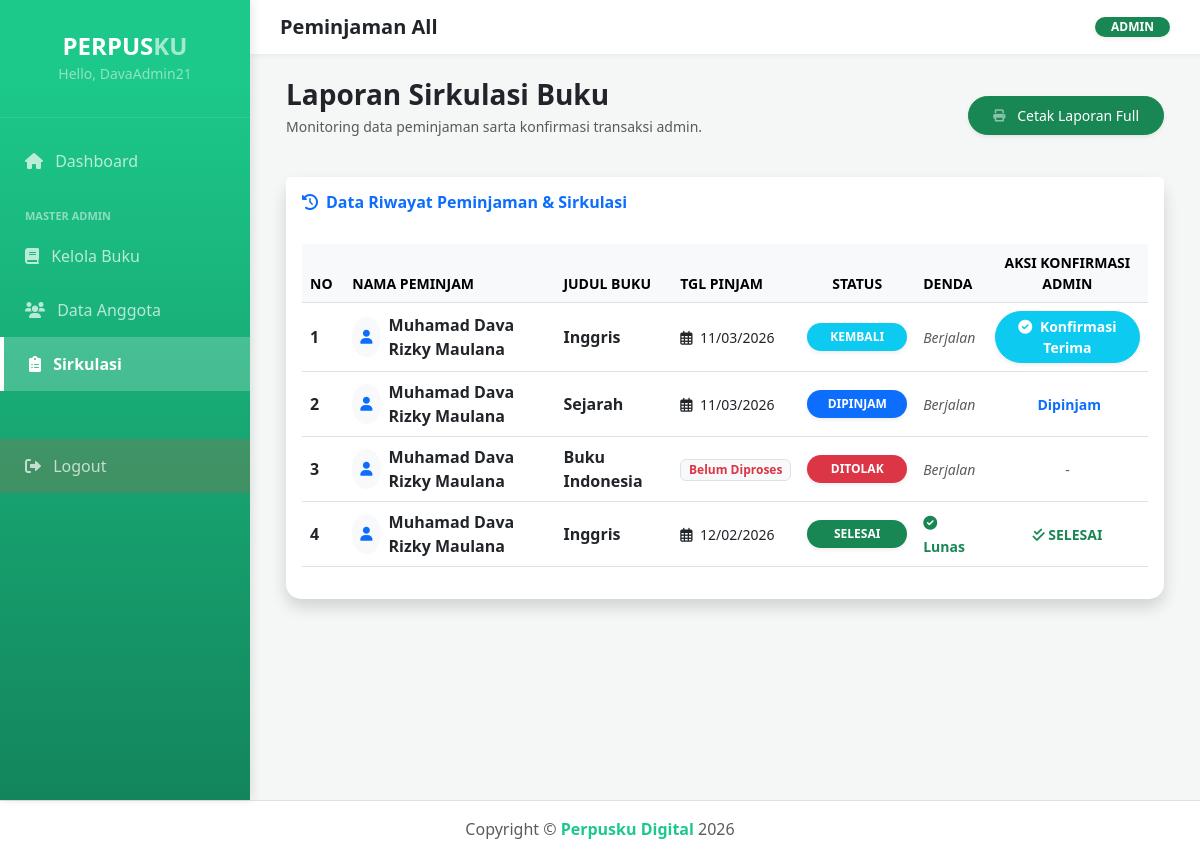
Screenshot of /index.php?page=peminjaman_all (signed in) with the database file from the repository.
### tables this page shows
CREATE TABLE `peminjaman` (
  `id_peminjaman` int(11) NOT NULL,
  `id_user` int(11) DEFAULT NULL,
  `id_buku` int(11) DEFAULT NULL,
  `tanggal_pinjam` date DEFAULT NULL,
  `tanggal_kembali_seharusnya` date DEFAULT NULL,
  `tgl_pengembalian` date DEFAULT NULL,
  `denda` int(11) DEFAULT 0,
  `status` enum('menunggu','dipinjam','kembali','selesai','ditolak') DEFAULT 'menunggu'
);

CREATE TABLE `user` (
  `id_user` int(11) NOT NULL,
  `nama` varchar(100) NOT NULL,
  `username` varchar(50) NOT NULL,
  `password` varchar(255) NOT NULL,
  `role` enum('admin','siswa') DEFAULT 'siswa'
);

CREATE TABLE `buku` (
  `id_buku` int(11) NOT NULL,
  `judul` varchar(255) NOT NULL,
  `penulis` varchar(100) DEFAULT NULL,
  `penerbit` varchar(100) DEFAULT NULL,
  `tahun_terbit` year(4) DEFAULT NULL,
  `stok` int(11) DEFAULT 0,
  `cover` varchar(255) DEFAULT NULL
);

### models/peminjaman.php (called while the page is built, shortened)
<?php
function ambil_laporan_sirkulasi($conn) {
    $sql = "SELECT peminjaman.*, user.nama, buku.judul
            FROM peminjaman
            JOIN user ON peminjaman.id_user = user.id_user
            JOIN buku ON peminjaman.id_buku = buku.id_buku
            ORDER BY peminjaman.id_peminjaman DESC";
    return mysqli_query($conn, $sql);
}
?>

### views/admin/laporan.php (the view, shortened to what this page needs)
<?php
$result = ambil_laporan_sirkulasi($conn);
?>
<div class="container-fluid">
    <div class="d-sm-flex align-items-center justify-content-between mb-4">
        <div>
            <h1 class="h3 mb-1 text-gray-800 fw-bold">Laporan Sirkulasi Buku</h1>
            <p class="text-muted small">Monitoring data peminjaman sarta konfirmasi transaksi admin.</p>
        </div>
        <a href="index.php?page=cetak_laporan" target="_blank" class="btn btn-sm btn-success shadow-sm rounded-pill px-4 py-2">
            <i class="fas fa-print fa-sm text-white-50 me-2"></i> Cetak Laporan Full
        </a>
    </div>
    <div class="card shadow border-0 mb-4" style="border-radius: 15px;">
        <div class="card-header py-3 bg-white border-bottom-0">
            <h6 class="m-0 fw-bold text-primary"><i class="fas fa-history me-2"></i>Data Riwayat Peminjaman & Sirkulasi</h6>
        </div>
        <div class="card-body">
            <div class="table-responsive">
                <table class="table table-hover align-middle">
                    <thead class="table-light">
                        <tr class="text-secondary small text-uppercase">
                            <th width="5%">No</th>
                            <th>Nama Peminjam</th>
                            <th>Judul Buku</th>
                            <th>Tgl Pinjam</th>
                            <th class="text-center">Status</th>
                            <th>Denda</th>
                            <th class="text-center">Aksi Konfirmasi Admin</th>
                        </tr>
                    </thead>
                    <tbody>
                        <?php
                        $no = 1;
                        if ($result && mysqli_num_rows($result) > 0) :
                            while($row = mysqli_fetch_assoc($result)) :
                                $status = $row['status'];
                                $badgeClass = 'bg-secondary text-white';
                                if($status == 'dipinjam') $badgeClass = 'bg-primary text-white';
                                if($status == 'kembali') $badgeClass = 'bg-info text-white';
                                if($status == 'selesai') $badgeClass = 'bg-success text-white';
                                if($status == 'ditolak') $badgeClass = 'bg-danger text-white';
                        ?>
                        <tr>
                            <td class="fw-bold"><?= $no++; ?></td>
                            <td>
                                <div class="d-flex align-items-center">
                                    <div class="rounded-circle bg-light p-2 me-2 text-primary">
                                        <i class="fas fa-user fa-sm"></i>
                                    </div>
                                    <strong><?= htmlspecialchars($row['nama']); ?></strong>
                                </div>
                            </td>
                            <td>
                                <span class="text-dark fw-bold"><?= htmlspecialchars($row['judul']); ?></span>
                            </td>
                            <td>
                                <?php
                                $tgl = $row['tanggal_pinjam'];
                                if($tgl && $tgl != '0000-00-00') : ?>
                                    <span class="small text-dark"><i class="far fa-calendar-alt me-1"></i> <?= date('d/m/Y', strtotime($tgl)); ?></span>
                                <?php else : ?>
                                    <span class="badge bg-light text-danger border small">Belum Diproses</span>
                                <?php endif; ?>
                            </td>
                            <td class="text-center">
                                <span class="badge <?= $badgeClass ?> p-2 px-3 rounded-pill shadow-sm" style="min-width: 100px; font-size: 0.75rem;">
                                    <?= strtoupper(str_replace('_', ' ', $status)); ?>
                                </span>
                            </td>
                            <td>
                                <?php if($status == 'selesai' || ($row['denda'] ?? 0) > 0) : ?>
                                    <?= ($row['denda'] > 0) ? '<span class="text-danger fw-bold small">Rp '.number_format($row['denda']).'</span>' : '<span class="text-success small fw-bold"><i class="fas fa-check-circle"></i> Lunas</span>' ?>
                                <?php else : ?>
                                    <span class="text-muted small"><em>Berjalan</em></span>
                                <?php endif; ?>
                            </td>
                            <td class="text-center">
                                <?php if($status == 'menunggu') : ?>
                                    <div class="btn-group shadow-sm">
                                        <a href="core/proses_pinjam.php?id=<?= $row['id_peminjaman']; ?>&action=setuju" class="btn btn-sm btn-success px-3 fw-bold">SETUJU</a>
                                        <a href="core/proses_pinjam.php?id=<?= $row['id_peminjaman']; ?>&action=tolak" class="btn btn-sm btn-danger px-3 fw-bold" onclick="return confirm('Tolak pinjaman ini?')">TOLAK</a>
                                    </div>
                                <?php elseif($status == 'dipinjam') : ?>
                                    <span class="text-primary small fw-bold"><i class="fas fa-hand-holding-book"></i> Dipinjam</span>
                                <?php elseif($status == 'kembali') : ?>
                                    <a href="core/proses_pinjam.php?id=<?= $row['id_peminjaman']; ?>&action=konfirmasi_balik" class="btn btn-sm btn-info text-white px-3 rounded-pill shadow-sm fw-bold animate__animated animate__pulse animate__infinite">
                                        <i class="fas fa-check-circle me-1"></i> Konfirmasi Terima
                                    </a>
                                <?php elseif($status == 'selesai') : ?>
                                    <span class="text-success small fw-bold"><i class="fas fa-check-double"></i> SELESAI</span>
                                <?php else : ?>
                                    <span class="text-muted small">-</span>
                                <?php endif; ?>
                            </td>
                        </tr>
                        <?php endwhile; endif; ?>
                    </tbody>
                </table>
            </div>
        </div>
    </div>
</div>

### index.php (shortened to what this page needs)
<?php
require_once 'config/database.php';
require_once 'models/peminjaman.php';
$page = isset($_GET['page']) ? $_GET['page'] : 'home';
switch ($page) {
    default:
        include 'views/layout/header.php';
        if ($page == 'home') {
            if ($role == 'admin') {
                include 'views/admin/dashboard.php';
            } else {
                include 'views/siswa/home.php';
            }
        }
        elseif ($page == 'user' && $role == 'admin') {
            include 'views/admin/user.php';
        }
        elseif ($page == 'user_tambah' && $role == 'admin') {
            include 'views/admin/user_tambah.php';
        }
        elseif ($page == 'user_edit' && $role == 'admin') {
            include 'views/admin/user_edit.php';
        }
        elseif ($page == 'tambah_buku' && $role == 'admin') {
            include 'views/admin/tambah_buku.php';
        }
        elseif ($page == 'edit_buku' && $role == 'admin') {
            include 'views/admin/edit_buku.php';
        }
        elseif (($page == 'laporan' || $page == 'peminjaman_all' || $page == 'sirkulasi') && $role == 'admin') {
            include 'views/admin/laporan.php';
        }
        elseif ($page == 'pinjam' && $role == 'siswa') {
            include 'views/siswa/pinjam_buku.php';
        }
        elseif (($page == 'pengembalian' || $page == 'riwayat' || $page == 'pinjaman_saya') && $role == 'siswa') {
            if (file_exists('views/siswa/riwayat.php')) {
                include 'views/siswa/riwayat.php';
            } else {
                echo "<div class='alert alert-warning m-3'>File riwayat teu kapendak!</div>";
            }
        }
        else {
            echo "<div class='alert alert-danger m-3'>Halaman teu kapendak atawa anjeun teu gaduh aksés!</div>";
            echo "<script>setTimeout(function(){ window.location='index.php?page=home'; }, 2000);</script>";
        }
        include 'views/layout/footer.php';
        break;
}
?>

### views/layout/header.php (shortened to what this page needs)
<?php
$role = $_SESSION['role'] ?? null;
$page = $_GET['page'] ?? 'home';
?>
<!DOCTYPE html>
<html lang="en">
<head>
    <link href="https://cdn.jsdelivr.net/npm/bootstrap@5.3.0/dist/css/bootstrap.min.css" rel="stylesheet">
    <link rel="stylesheet" href="https://cdnjs.cloudflare.com/ajax/libs/font-awesome/6.0.0/css/all.min.css">
</head>
<body>
<div class="d-flex" id="wrapper">
    <div id="sidebar-wrapper">
        <div class="sidebar-heading">
            <h4 class="fw-bold mb-0">PERPUS<span style="opacity:0.6">KU</span></h4>
            <small class="text-white-50">Hello, <?= htmlspecialchars($_SESSION['nama'] ?? 'User') ?></small>
        </div>
        <div class="list-group list-group-flush mt-3">
            <a href="index.php?page=home" class="list-group-item <?= $page == 'home' ? 'active-menu' : '' ?>">
                <i class="fas fa-home me-2"></i> Dashboard
            </a>
            <?php if ($role == 'admin'): ?>
                <div class="menu-label">Master Admin</div>
                <a href="index.php?page=buku" class="list-group-item <?= $page == 'buku' ? 'active-menu' : '' ?>">
                    <i class="fas fa-book me-2"></i> Kelola Buku
                </a>
                <a href="index.php?page=user" class="list-group-item <?= $page == 'user' ? 'active-menu' : '' ?>">
                    <i class="fas fa-users me-2"></i> Data Anggota
                </a>
                <a href="index.php?page=peminjaman_all" class="list-group-item <?= $page == 'peminjaman_all' ? 'active-menu' : '' ?>">
                    <i class="fas fa-clipboard-list me-2"></i> Sirkulasi
                </a>
            <?php endif; ?>
            <a href="index.php?page=logout" class="list-group-item text-white mt-5" style="background: rgba(231, 74, 59, 0.2) !important;" onclick="return confirm('Yakin mau keluar?')">
                <i class="fas fa-sign-out-alt me-2"></i> Logout
            </a>
        </div>
    </div>
    <div id="page-content-wrapper">
        <nav class="top-navbar d-flex justify-content-between align-items-center">
            <div class="d-flex align-items-center">
                <h5 class="mb-0 fw-bold text-dark text-capitalize"><?= str_replace('_', ' ', htmlspecialchars($page)) ?></h5>
            </div>
            <span class="badge bg-success rounded-pill px-3 shadow-sm"><?= strtoupper($role) ?></span>
        </nav>
        <div class="container-fluid p-4">

### views/layout/footer.php (shortened to what this page needs)
        </div> </div> </div> <footer class="sticky-footer bg-white py-3 border-top mt-auto">
    <div class="container my-auto">
        <div class="copyright text-center my-auto">
            <span class="text-muted">Copyright &copy; <strong style="color: #1cc88a;">Perpusku Digital</strong> 2026</span>
        </div>
    </div>
</footer>
</body>
</html>

### views/layout/header.php (style rules this page uses)
body { overflow-x: hidden; font-family: 'Segoe UI', Tahoma, sans-serif; background: #f4f7f6; }
#sidebar-wrapper { min-height: 100vh; width: 250px; background: linear-gradient(180deg, #1cc88a 10%, #13855c 100%) !important; transition: all 0.3s; box-shadow: 2px 0 10px rgba(0,0,0,0.1); position: fixed; z-index: 1000; }
.sidebar-heading { padding: 2rem 1.25rem; color: white; text-align: center; border-bottom: 1px solid rgba(255,255,255,0.1); }
.list-group-item { background: transparent !important; color: rgba(255,255,255,.7) !important; border: none; padding: 15px 25px; transition: 0.3s; }
.list-group-item.active-menu { color: #fff !important; background: rgba(255,255,255,0.2) !important; font-weight: bold; border-left: 4px solid white; }
#page-content-wrapper { margin-left: 250px; width: calc(100% - 250px); min-height: 100vh; display: flex; flex-direction: column; }
.top-navbar { background: white; padding: 15px 30px; box-shadow: 0 2px 5px rgba(0,0,0,.05); }
.menu-label { font-size: 11px; color: rgba(255,255,255,0.5); padding: 20px 25px 5px; text-transform: uppercase; font-weight: bold; }

### views/layout/footer.php (style rules this page uses)
#sidebar-wrapper { transition: all 0.3s ease; }

### rows the page displays
peminjaman: id_user.nama "Muhamad Dava Rizky Maulana", id_buku.judul "Inggris", tanggal_pinjam "11/03/2026", status "KEMBALI", denda "Berjalan"
peminjaman: id_user.nama "Muhamad Dava Rizky Maulana", id_buku.judul "Sejarah", tanggal_pinjam "11/03/2026", status "DIPINJAM", denda "Berjalan", shows "Dipinjam"
peminjaman: id_user.nama "Muhamad Dava Rizky Maulana", id_buku.judul "Buku Indonesia", tanggal_pinjam "Belum Diproses", status "DITOLAK", denda "Berjalan"
peminjaman: id_user.nama "Muhamad Dava Rizky Maulana", id_buku.judul "Inggris", tanggal_pinjam "12/02/2026", status "SELESAI", denda 0 (drawn)

### other values shown
$_SESSION['nama'] "DavaAdmin21"
str_replace('_', ' ', htmlspecialchars($page)) "Peminjaman All"
$role "ADMIN"
